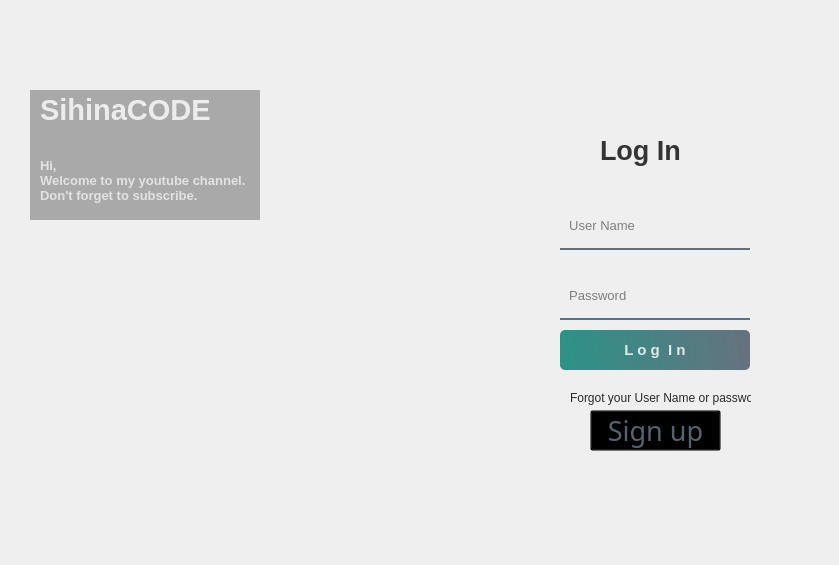
<?xml version="1.0" encoding="UTF-8"?>
<ui version="4.0">
 <class>Form</class>
 <widget class="QWidget" name="Form">
  <property name="geometry">
   <rect>
    <x>0</x>
    <y>0</y>
    <width>839</width>
    <height>565</height>
   </rect>
  </property>
  <property name="windowTitle">
   <string>Form</string>
  </property>
  <widget class="QWidget" name="widget" native="true">
   <property name="geometry">
    <rect>
     <x>-10</x>
     <y>10</y>
     <width>821</width>
     <height>500</height>
    </rect>
   </property>
   <property name="styleSheet">
    <string notr="true">QPushButton#pushButton{
	background-color: qlineargradient(spread:pad, x1:0, y1:0.505682, x2:1, y2:0.477, stop:0 rgba(11, 131, 120, 219), stop:1 rgba(85, 98, 112, 226));
	color:rgba(255, 255, 255, 210);
	border-radius:5px;
}

QPushButton#pushButton:hover{
	background-color: qlineargradient(spread:pad, x1:0, y1:0.505682, x2:1, y2:0.477, stop:0 rgba(150, 123, 111, 219), stop:1 rgba(85, 81, 84, 226));
}

QPushButton#pushButton:pressed{
	padding-left:5px;
	padding-top:5px;
	background-color:rgba(150, 123, 111, 255);
}

QPushButton#pushButton_2, #pushButton_3, #pushButton_4, #pushButton_5{
	background-color: rgba(0, 0, 0, 0);
	color:rgba(85, 98, 112, 255);
}

QPushButton#pushButton_2:hover, #pushButton_3:hover, #pushButton_4:hover, #pushButton_5:hover{
	color: rgba(131, 96, 53, 255);
}

QPushButton#pushButton_2:pressed, #pushButton_3:pressed, #pushButton_4:pressed, #pushButton_5:pressed{
	padding-left:5px;
	padding-top:5px;
	color:rgba(91, 88, 53, 255);
}

</string>
   </property>
   <widget class="QLabel" name="label_4">
    <property name="geometry">
     <rect>
      <x>610</x>
      <y>120</y>
      <width>100</width>
      <height>40</height>
     </rect>
    </property>
    <property name="font">
     <font>
      <pointsize>20</pointsize>
      <weight>75</weight>
      <bold>true</bold>
     </font>
    </property>
    <property name="styleSheet">
     <string notr="true">color:rgba(0, 0, 0, 200);</string>
    </property>
    <property name="text">
     <string>Log In</string>
    </property>
   </widget>
   <widget class="QLineEdit" name="lineEdit">
    <property name="geometry">
     <rect>
      <x>570</x>
      <y>200</y>
      <width>190</width>
      <height>40</height>
     </rect>
    </property>
    <property name="font">
     <font>
      <pointsize>10</pointsize>
     </font>
    </property>
    <property name="styleSheet">
     <string notr="true">background-color:rgba(0, 0, 0, 0);
border:none;
border-bottom:2px solid rgba(46, 82, 101, 200);
color:rgba(0, 0, 0, 240);
padding-bottom:7px;</string>
    </property>
    <property name="placeholderText">
     <string>  User Name</string>
    </property>
   </widget>
   <widget class="QLineEdit" name="lineEdit_2">
    <property name="geometry">
     <rect>
      <x>570</x>
      <y>270</y>
      <width>190</width>
      <height>40</height>
     </rect>
    </property>
    <property name="font">
     <font>
      <pointsize>10</pointsize>
     </font>
    </property>
    <property name="styleSheet">
     <string notr="true">background-color:rgba(0, 0, 0, 0);
border:none;
border-bottom:2px solid rgba(46, 82, 101, 200);
color:rgba(0, 0, 0, 240);
padding-bottom:7px;</string>
    </property>
    <property name="echoMode">
     <enum>QLineEdit::Password</enum>
    </property>
    <property name="placeholderText">
     <string>  Password</string>
    </property>
   </widget>
   <widget class="QPushButton" name="pushButton">
    <property name="geometry">
     <rect>
      <x>570</x>
      <y>320</y>
      <width>190</width>
      <height>40</height>
     </rect>
    </property>
    <property name="font">
     <font>
      <pointsize>11</pointsize>
      <weight>75</weight>
      <bold>true</bold>
     </font>
    </property>
    <property name="text">
     <string>L o g  I n</string>
    </property>
   </widget>
   <widget class="QLabel" name="label_5">
    <property name="geometry">
     <rect>
      <x>580</x>
      <y>380</y>
      <width>181</width>
      <height>16</height>
     </rect>
    </property>
    <property name="styleSheet">
     <string notr="true">color:rgba(0, 0, 0, 210);</string>
    </property>
    <property name="text">
     <string>Forgot your User Name or password?</string>
    </property>
   </widget>
   <widget class="QLabel" name="label_6">
    <property name="geometry">
     <rect>
      <x>40</x>
      <y>80</y>
      <width>230</width>
      <height>130</height>
     </rect>
    </property>
    <property name="styleSheet">
     <string notr="true">background-color:rgba(0, 0, 0, 75);</string>
    </property>
    <property name="text">
     <string/>
    </property>
   </widget>
   <widget class="QLabel" name="label_7">
    <property name="geometry">
     <rect>
      <x>50</x>
      <y>80</y>
      <width>180</width>
      <height>40</height>
     </rect>
    </property>
    <property name="font">
     <font>
      <pointsize>22</pointsize>
      <weight>75</weight>
      <bold>true</bold>
     </font>
    </property>
    <property name="styleSheet">
     <string notr="true">color:rgba(255, 255, 255, 200);</string>
    </property>
    <property name="text">
     <string>SihinaCODE</string>
    </property>
   </widget>
   <widget class="QLabel" name="label_8">
    <property name="geometry">
     <rect>
      <x>50</x>
      <y>145</y>
      <width>220</width>
      <height>50</height>
     </rect>
    </property>
    <property name="font">
     <font>
      <pointsize>10</pointsize>
      <weight>75</weight>
      <bold>true</bold>
     </font>
    </property>
    <property name="styleSheet">
     <string notr="true">color:rgba(255, 255, 255, 170);</string>
    </property>
    <property name="text">
     <string>Hi,
Welcome to my youtube channel.
Don't forget to subscribe.</string>
    </property>
   </widget>
   <widget class="QWidget" name="widget_2" native="true">
    <property name="geometry">
     <rect>
      <x>460</x>
      <y>370</y>
      <width>171</width>
      <height>51</height>
     </rect>
    </property>
   </widget>
   <widget class="QLabel" name="label">
    <property name="geometry">
     <rect>
      <x>-220</x>
      <y>20</y>
      <width>751</width>
      <height>471</height>
     </rect>
    </property>
    <property name="text">
     <string/>
    </property>
    <property name="pixmap">
     <pixmap resource="../11/reso_from_qt.qrc">:/newPrefix/abu.png</pixmap>
    </property>
    <property name="alignment">
     <set>Qt::AlignRight|Qt::AlignTrailing|Qt::AlignVCenter</set>
    </property>
   </widget>
   <widget class="QPushButton" name="pushButton_2">
    <property name="geometry">
     <rect>
      <x>600</x>
      <y>400</y>
      <width>131</width>
      <height>41</height>
     </rect>
    </property>
    <property name="font">
     <font>
      <family>Malgun Gothic Semilight</family>
      <pointsize>20</pointsize>
     </font>
    </property>
    <property name="text">
     <string>Sign up</string>
    </property>
   </widget>
  </widget>
 </widget>
 <resources>
  <include location="res.qrc"/>
  <include location="../11/reso_from_qt.qrc"/>
 </resources>
 <connections/>
</ui>
